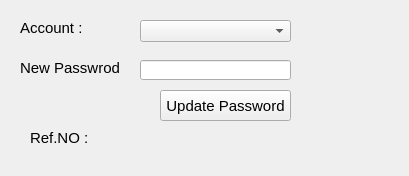
<?xml version="1.0" encoding="UTF-8"?>
<ui version="4.0">
 <class>Update_Password</class>
 <widget class="QWidget" name="Update_Password">
  <property name="geometry">
   <rect>
    <x>0</x>
    <y>0</y>
    <width>409</width>
    <height>176</height>
   </rect>
  </property>
  <property name="font">
   <font>
    <pointsize>11</pointsize>
   </font>
  </property>
  <property name="windowTitle">
   <string>Form</string>
  </property>
  <widget class="QLabel" name="label">
   <property name="geometry">
    <rect>
     <x>30</x>
     <y>130</y>
     <width>61</width>
     <height>16</height>
    </rect>
   </property>
   <property name="text">
    <string>Ref.NO :</string>
   </property>
  </widget>
  <widget class="QLabel" name="label_2">
   <property name="geometry">
    <rect>
     <x>90</x>
     <y>130</y>
     <width>47</width>
     <height>13</height>
    </rect>
   </property>
   <property name="text">
    <string/>
   </property>
  </widget>
  <widget class="QLabel" name="label_3">
   <property name="geometry">
    <rect>
     <x>20</x>
     <y>20</y>
     <width>81</width>
     <height>16</height>
    </rect>
   </property>
   <property name="text">
    <string>Account :</string>
   </property>
  </widget>
  <widget class="QLabel" name="label_4">
   <property name="geometry">
    <rect>
     <x>20</x>
     <y>60</y>
     <width>111</width>
     <height>16</height>
    </rect>
   </property>
   <property name="text">
    <string>New Passwrod</string>
   </property>
  </widget>
  <widget class="QLineEdit" name="lineEdit">
   <property name="geometry">
    <rect>
     <x>140</x>
     <y>60</y>
     <width>151</width>
     <height>20</height>
    </rect>
   </property>
  </widget>
  <widget class="QComboBox" name="comboBox">
   <property name="geometry">
    <rect>
     <x>140</x>
     <y>20</y>
     <width>151</width>
     <height>22</height>
    </rect>
   </property>
  </widget>
  <widget class="QPushButton" name="pushButton">
   <property name="geometry">
    <rect>
     <x>160</x>
     <y>90</y>
     <width>131</width>
     <height>31</height>
    </rect>
   </property>
   <property name="text">
    <string>Update Password</string>
   </property>
  </widget>
 </widget>
 <resources/>
 <connections/>
</ui>
